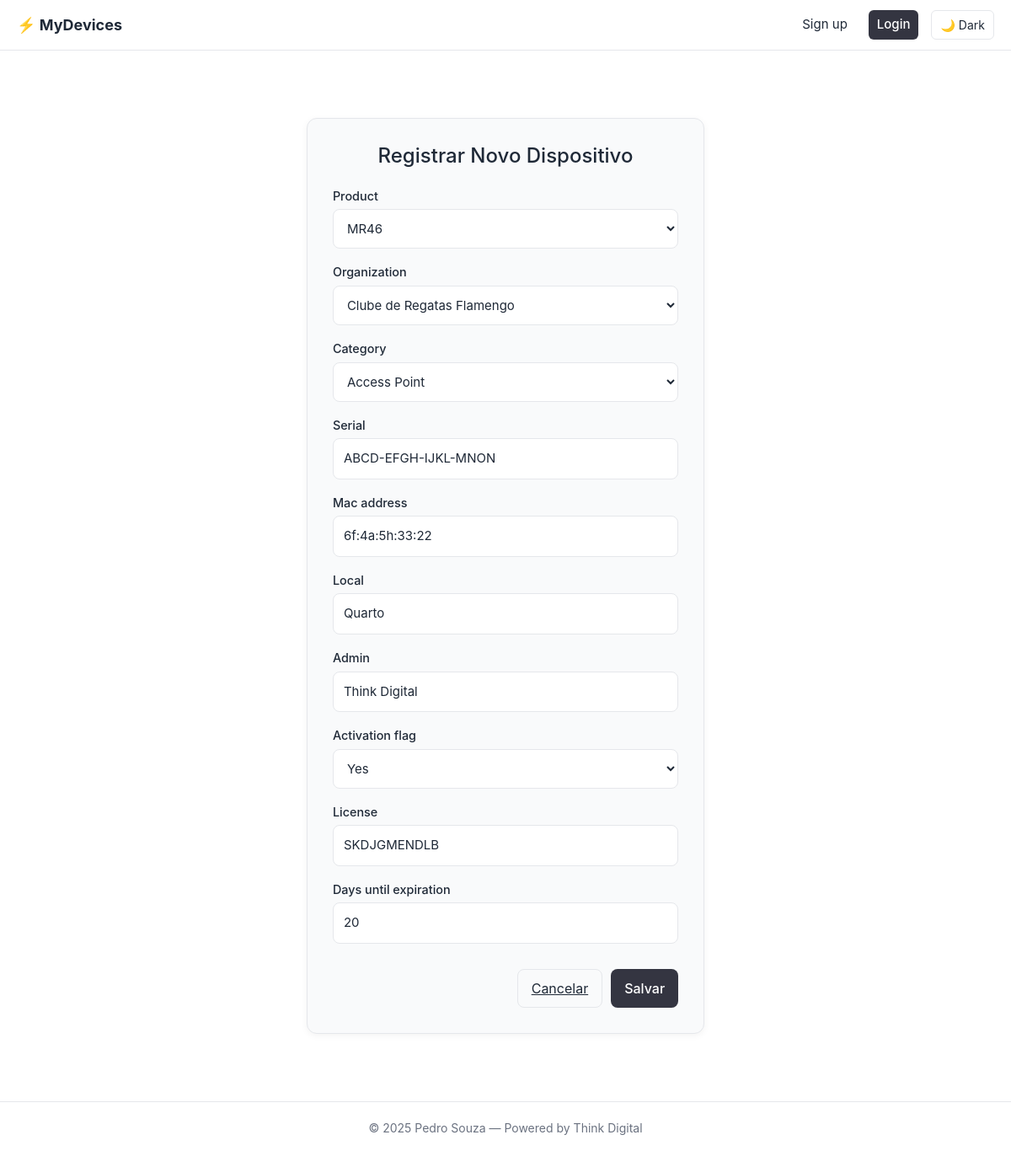
The page /devices/update/1/ on the database its author committed.
### devices_monitor/models.py (models this page shows)
class Device(models.Model):
    id = models.AutoField(primary_key=True)
    product = models.ForeignKey(Product, on_delete=models.PROTECT, related_name='device_product')
    organization = models.ForeignKey(Organization, on_delete=models.PROTECT, related_name='device_org')
    category = models.ForeignKey(Category, on_delete=models.PROTECT, related_name='device_category')
    serial = models.CharField(max_length=100, null=True, unique=True)
    mac_address = models.CharField(max_length=100, null=True, unique=True)
    local = models.CharField(max_length=100, null=True)
    admin = models.CharField(max_length=100, null=True)
    activation_flag = models.BooleanField(null=True)
    license = models.CharField(null=True, unique=True, max_length=100)
    days_until_expiration = models.IntegerField(blank=True, null=True)

### devices_monitor/views.py (the view)
# urls.py: path("devices/update/<int:pk>/", DeviceUpdateView.as_view(), name="device_update"),
class DeviceUpdateView(UpdateView):
    model = Device
    form_class = DeviceModelForm
    template_name = "devices/device_form.html"
    success_url = reverse_lazy("device_list")

### devices_monitor/forms.py
class DeviceModelForm(forms.ModelForm):
    class Meta:
        model = Device
        fields = '__all__'

### devices_monitor/models.py (called while the page is built)
    def __str__(self):
        return self.name

    def __str__(self):
        return self.name

    def __str__(self):
        return self.name

### devices_monitor/templates/devices/device_form.html (shortened to what this page needs)
{% extends "base.html" %}
{% block content %}
<div class="form-container">
  <h1>Registrar Novo Dispositivo</h1>
  <form method="POST">
    {% for field in form %}
      <div>
        <label for="{{ field.id_for_label }}">{{ field.label }}</label>
        {{ field }}
      </div>
    {% endfor %}
    <div class="form-actions">
      <a href="{% url 'device_list' %}" class="btn-cancel">Cancelar</a>
      <button type="submit" class="btn-submit">Salvar</button>
    </div>
  </form>
</div>
{% endblock %}

### app/templates/base.html (style rules this page uses)
:root { --bg: #ffffff; --bg-alt: #f9fafb; --text: #1f2937; --text-muted: #6b7280; --primary: #343541; --primary-hover: #202123; --border: #e5e7eb; }
body { font-family: "Inter", "Segoe UI", sans-serif; margin: 0; background: var(--bg); color: var(--text); display: flex; flex-direction: column; min-height: 100vh; transition: background 0.3s, color 0.3s; }

### devices_monitor/templates/devices/device_form.html (style rules this page uses)
.form-container { max-width: 600px; margin: 40px auto; background: var(--bg-alt); border: 1px solid var(--border); border-radius: 12px; padding: 30px; box-shadow: 0 2px 8px rgba(0,0,0,0.05); }
.form-container h1 { font-size: 1.5rem; margin-bottom: 20px; color: var(--text); text-align: center; }
form { display: flex; flex-direction: column; gap: 15px; }
label { font-size: 0.9rem; font-weight: 500; color: var(--text); margin-bottom: 5px; }
input, select, textarea { width: 100%; padding: 12px; border: 1px solid var(--border); border-radius: 8px; font-size: 15px; background: var(--bg); color: var(--text); transition: border-color 0.2s ease, box-shadow 0.2s ease; }
.form-actions { display: flex; justify-content: flex-end; gap: 10px; margin-top: 15px; }
.btn-cancel { background: none; border: 1px solid var(--border); color: var(--text); padding: 10px 16px; border-radius: 8px; cursor: pointer; transition: background 0.2s ease; }
.btn-submit { background: var(--primary); color: #fff; border: none; padding: 10px 16px; border-radius: 8px; font-weight: 500; cursor: pointer; transition: background 0.2s ease; }

### rows shown on the page
Device: form "MR46" "Clube de Regatas Flamengo" "Access Point" "ABCD-EFGH-IJKL-MNON" "6f:4a:5h:33:22" "Quarto" "Think Digital" "Yes" "SKDJGMENDLB" "20"

### other values the page prints
{{ field.label }} "Product" "Organization" "Category" "Serial" "Mac address" "Local" "Admin" "Activation flag" "License" "Days until expiration"
